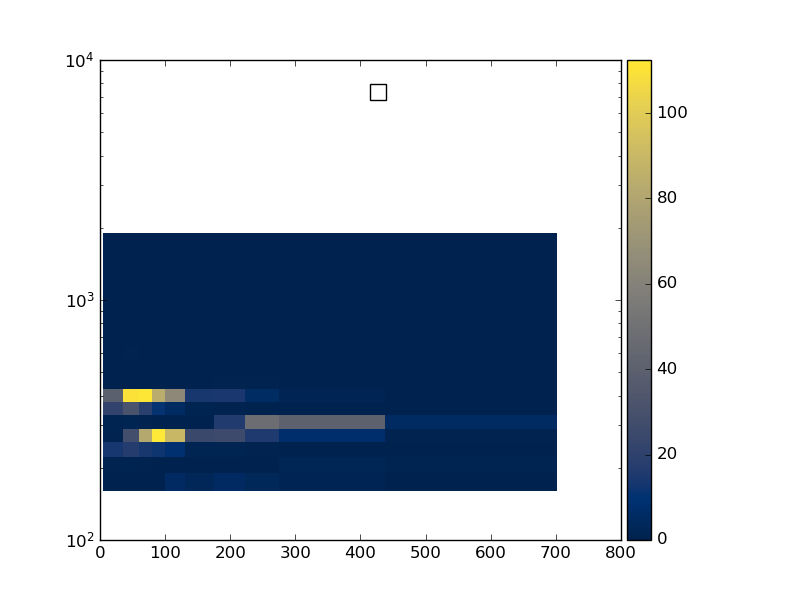

Here is the Python script that generated this plot:
#! /usr/bin/env python

# This Python script was auto-generated using YODA v2.0.1.
# Analysis object: /WbWb_dilepton/minimaxmbl_m_bbll
# Timestamp: 27-02-2025 (11:02:16)

import matplotlib as mpl
import matplotlib.pyplot as plt
mpl.use('Agg') # comment out for interactive use
import os
import numpy as np

plotDir = os.path.split(os.path.realpath(__file__))[0]
if 'YODA_USER_PLOT_PATH' in globals():
    plot_outdir = globals()['YODA_USER_PLOT_PATH']
else:
    plot_outdir = plotDir

#plot style
plt.style.use(os.path.join(plotDir, '../default.mplstyle'))

plt.rcParams['text.usetex'] = False
plt.style.use(['classic'])
plt.rc('font', family='DejaVu Sans')
# plot metadata
figW, figH = plt.rcParams['figure.figsize']
ax_xLabel = r''
ax_yLabel = r''
ax_zLabel = r''
ax_title  = r''
ax_xScale = 'linear'
ax_yScale = 'log'
ax_zScale = 'linear'
yLims = (100, 1000)

# TeX-friendly labels for the legend
labels = [ r"S3beta\_Cluster\_WbWb\_dilepton\_170", r"S3beta\_Cluster\_WbWb\_dilepton\_160", r"S3beta\_Cluster\_WbWb\_dilepton\_165", r"S3beta\_Cluster\_WbWb\_dilepton\_175", r"S3beta\_Cluster\_WbWb\_dilepton\_180" ]

# Adjust canvas width and height
canvasW = 10
canvasH = 10
figW *= canvasW/10.
figH *= canvasH/9.

# Create figure and axis objects
fig, ax = plt.subplots(1, 1)

# Set figure margins
plt.subplots_adjust(
    left   = 1.0 * plt.rcParams['figure.subplot.left'],
    right  = 1.0 * plt.rcParams['figure.subplot.right'],
    top    = 1.0 * plt.rcParams['figure.subplot.top'],
    bottom = 1.0 * plt.rcParams['figure.subplot.bottom'])

ax.yaxis.set_minor_locator(mpl.ticker.LogLocator(
base=10.0, subs=[i for i in np.arange(0, 1, 0.1)], numticks=np.inf))

# Color map: curve index -> color
colors = {0: '#EE3311', 1: '#3366FF', 2: '#109618', 3: '#FF9900', 4: '#990099'}


# the numerical data is stored in a separate file
dataf = dict()
exec(open(os.path.split(__file__)[0] + '/minimaxmbl_m_bbll__data.py').read(), dataf)

legend_handles = dict() # keep track of handles for the legend
# reference data in main panel
cmap = 'cividis'
xbin_cent = np.unique(dataf['xpoints'])
ybin_cent = np.unique(dataf['ypoints'])
X, Y = np.meshgrid(xbin_cent, ybin_cent)
Z = np.array(dataf['zpoints']).reshape(X.shape[::-1])
pc = ax.pcolormesh(X, Y, Z.T, cmap=cmap, shading='auto')
cbar = fig.colorbar(pc, orientation='vertical', ax=ax, pad=0.01)
cbar.set_label(ax_zLabel)
# style options for curves
# starts at zorder>=5 to draw curve on top of legend

legend_pos = (0.5, 0.97)
ax.legend(legend_handles, labels, loc='upper left', bbox_to_anchor=legend_pos)

ax.set_xlabel(ax_xLabel)
ax.set_ylabel(ax_yLabel, loc='top')
ax.set_title(ax_title, loc='left')
ax.set_xscale(ax_xScale)
ax.set_yscale(ax_yScale)

# tick formatting
plt.rcParams['xtick.top'] = True
plt.rcParams['ytick.right'] = True
plt.savefig(os.path.join(plot_outdir, 'minimaxmbl_m_bbll.pdf'), format='PDF')
plt.savefig(os.path.join(plot_outdir, 'minimaxmbl_m_bbll.png'), format='PNG')

plt.close(fig)
